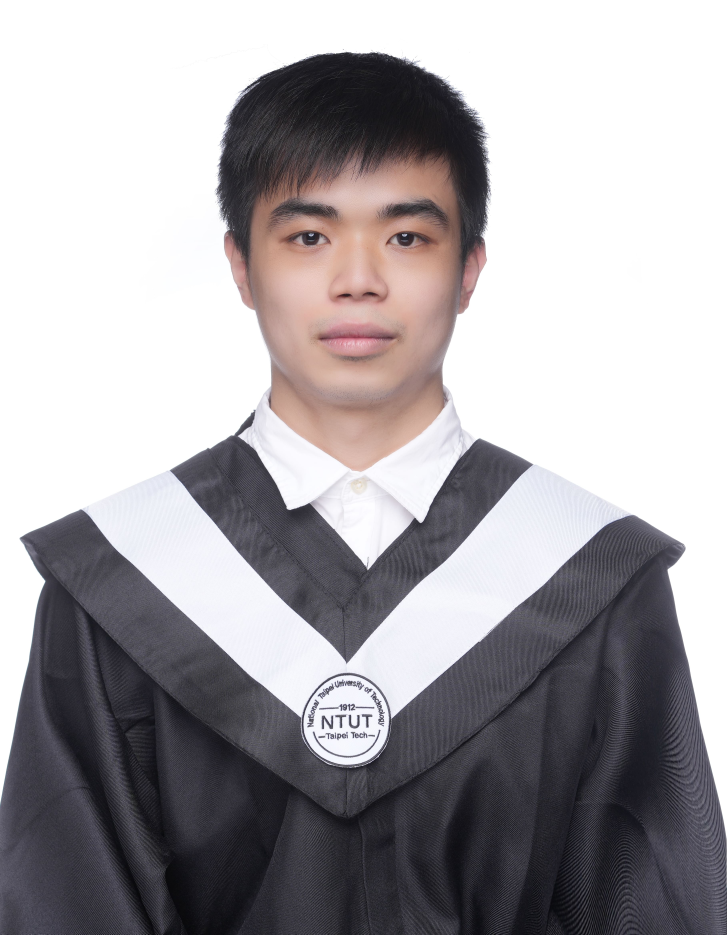
#> input picture src/assets/portrait.jpg, 3634 x 4672 px (shown at 1/5 size); its folder holds only this picture in this run
$ python optimize-images.py
#> lines starting #> are read from the running program, lines starting #| are printed output that depends on the picture
"""Regenerate display images with Python + Pillow; retain originals for zoom."""
from pathlib import Path
from PIL import Image, ImageOps

root = Path(__file__).resolve().parents[1]
assets = root / 'src/assets'
output = assets / 'optimized'
output.mkdir(exist_ok=True)
imports = []
entries = []
original_bytes = display_bytes = 0
for index, source in enumerate(sorted((assets / 'works').glob('*'))):
    if source.suffix.lower() not in ('.jpg', '.png'):
        continue
    original = ImageOps.exif_transpose(Image.open(source)).convert('RGB')
    variants = []
    for width in sorted({min(size, original.width) for size in (480, 960, 1600)}):
        resized = original.resize((width, round(original.height * width / original.width)), Image.Resampling.LANCZOS)
        target = output / f'{source.stem}-{width}.webp'
        resized.save(target, 'WEBP', quality=82, method=6)
        name = f'image{index}w{width}'
        imports.append(f"import {name} from '../assets/optimized/{target.name}'")
        variants.append((name, width))
        display_bytes += target.stat().st_size
    imports.append(f"import original{index} from '../assets/works/{source.name}'")
    srcset = ', '.join('${' + name + '} ' + str(width) + 'w' for name, width in variants)
    entries.append(f'  [original{index}]: {{ src: {variants[-1][0]}, srcSet: `{srcset}` }},')
    original_bytes += source.stat().st_size

portrait = ImageOps.exif_transpose(Image.open(assets / 'portrait.jpg')).convert('RGB')
#> portrait is the input picture: PIL image 3634x4672 RGB; mean R, G, B 166.4, 162.9, 166.3
portrait.thumbnail((336, 420), Image.Resampling.LANCZOS)
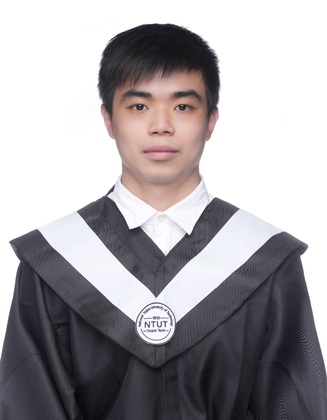
#> portrait: PIL image 327x420 RGB; mean R, G, B 166.3, 162.9, 166.2
portrait.save(output / 'portrait.webp', 'WEBP', quality=85, method=6)
(root / 'src/data/imageVariants.ts').write_text(
    '// Generated by scripts/optimize-images.py\n' + '\n'.join(imports) +
    '\n\nexport const imageVariants: Record<string, { src: string; srcSet: string }> = {\n' +
    '\n'.join(entries) + '\n}\n', encoding='utf-8')
print(f'Works: originals {original_bytes:,} bytes; all display variants {display_bytes:,} bytes')
print(f'Portrait: {(assets / "portrait.jpg").stat().st_size:,} -> {(output / "portrait.webp").stat().st_size:,} bytes')
